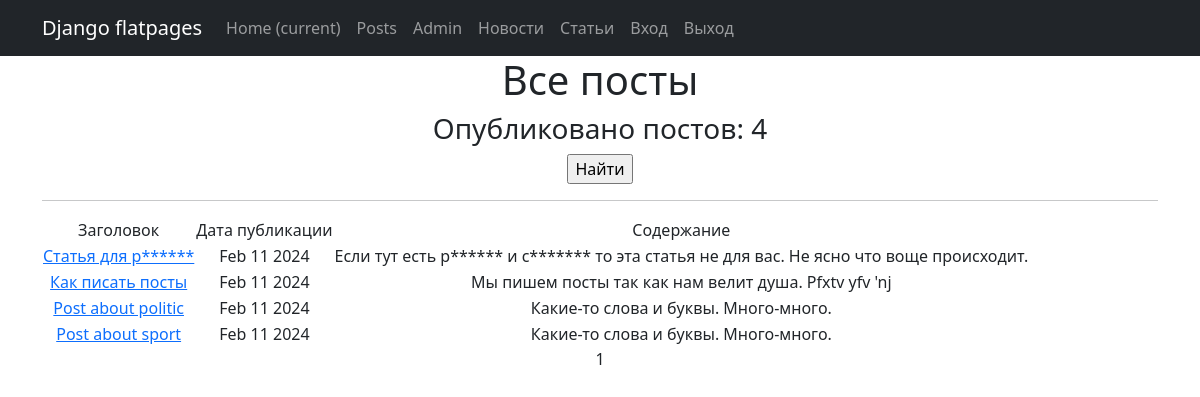
The app's page /article/ with its own data.
### newsapp/models.py (models this page shows, shortened)
class Post(models.Model):
    article = 'AR'
    news = 'NW'
    postAuthor = models.ForeignKey(Author, on_delete=models.CASCADE)
    postType = models.CharField(max_length=2, choices=POSITION, default=article)
    time_in = models.DateTimeField(auto_now_add=True)
    categories = models.ManyToManyField(Category, through='PostCategory')
    title = models.CharField(max_length=255)
    text = models.TextField(default='Контент')
    rating = models.IntegerField(default=0)

### newsapp/views.py (the view)
# urls.py: path('article/', ArticleList.as_view(), name = 'article_list'),
class ArticleList(ListView):
    model = Post
    ordering = '-time_in'
    template_name = 'articles.html'
    context_object_name = 'news'
    paginate_by = 10
    def get_queryset(self):
        queryset = super().get_queryset()
        qs = queryset.filter(postType = 'AR')
        return qs

### newsapp/templatetags/censor.py (called while the page is built)
@register.filter()
def cenz(some_string):
    lst = some_string.split(' ')
    for i in range(len(lst)):
        lstr = lst[i].lower()
        for j in cnz_list:
            if j in lstr:
                sh = ''
                l = len(lstr)-1
                ind = lstr.index(j)
                for k in range(l):
                    sh += '*'
                lst[i] = lstr[ind]+sh
    return ' '.join(lst)

### templates/articles.html (shortened to what this page needs)
{% extends 'flatpages/default.html' %}
{% load censor %}
{% load custom_tag %}
{% block content %}
    <h1>Все посты</h1>
    <h3>Опубликовано постов: {{ news|length }}</h3>
    <form action="" method="get">
       <input type="submit" value="Найти" />
    </form>
    <hr>
        {% if news %}
            <table>
                <tr>
                    <td>Заголовок</td>
                    <td>Дата публикации</td>
                    <td>Содержание</td>
                </tr>
                {% for post in news %}
                    <tr>
                        <td><a href = '{{ post.id }}'>{{ post.title|cenz }}</a></td>
                        <td>{{ post.time_in|date:'M d Y' }}</td>
                        <td>{{ post.text|truncatewords:20|cenz }}</td>
                    </tr>
                {% endfor %}
            </table>
        {% else %}
            <h2>Новостей нет!</h2>
        {% endif %}
        {{ page_obj.number }}
{% endblock content %}

### records on screen
Post: title|cenz "Статья для р******", time_in "Feb 11 2024", text|cenz "Если тут есть р****** и с******* то эта статья не для вас. Не ясно что воще происходит."
Post: title|cenz "Как писать посты", time_in "Feb 11 2024", text|cenz "Мы пишем посты так как нам велит душа. Pfxtv yfv 'nj"
Post: title|cenz "Post about politic", time_in "Feb 11 2024", text|cenz "Какие-то слова и буквы. Много-много."
Post: title|cenz "Post about sport", time_in "Feb 11 2024", text|cenz "Какие-то слова и буквы. Много-много."

### other values on screen
{{ news|length }} "4"
{{ page_obj.number }} "1"
